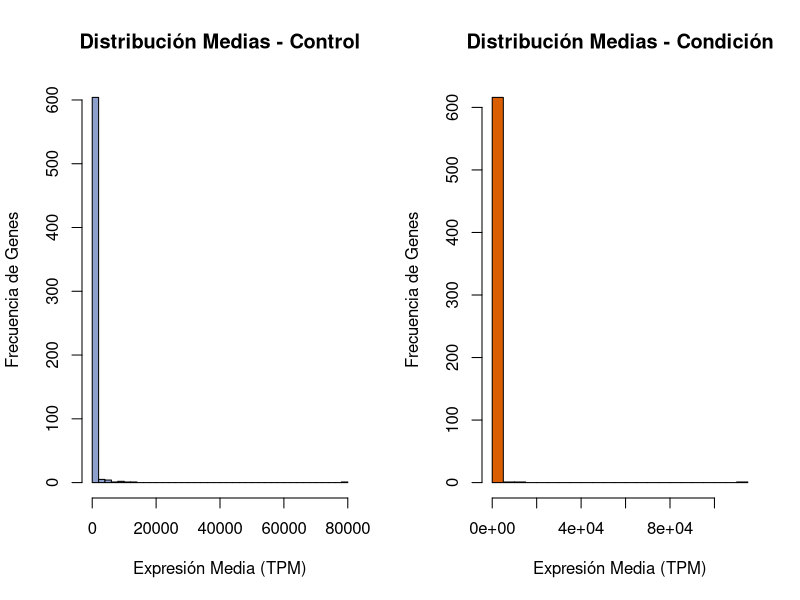
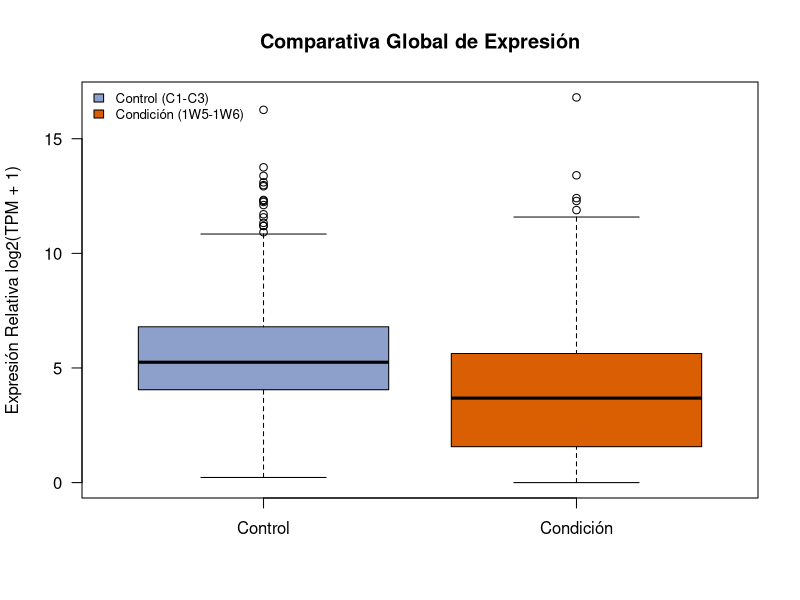
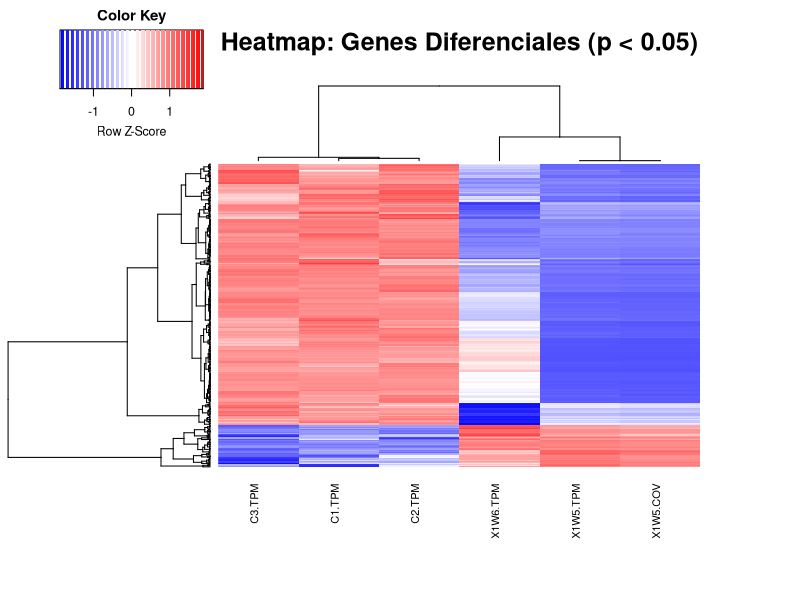
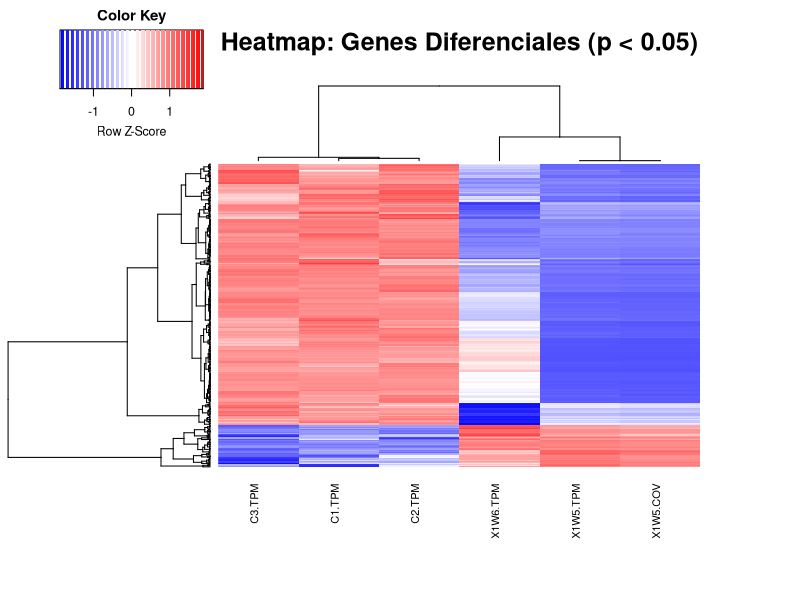

These charts were generated, in order, by the following R code:
##########################################################################################
#####################                                        			##################
#####################    TRABAJO ORDINARIA BIOINFORMÁTICA R             ##################
#####################                                       			##################
##########################################################################################

COLOR_CONTROL   <- "#8da0cb"  # Azul para Control
COLOR_CONDICION <- "#D95F02"  # Naranja para Tratamiento/Condición
#defino los colores para mantener la misma estructura y facilitar conprension de resultados


### 1.- Carga el archivo de entrada "archivo-entrada.txt" correspondiente. 
### Recuerda incluir los nombres de las columnas como el encabezado.
datos <- read.table("archivo-entrada.txt", header = TRUE, sep = "\t", row.names = 1)

### Examina el archivo con las funciones head(), tail() y dim(). (1 pto)
head(datos)
tail(datos)
dim(datos)



### 2.- En nuestra tabla tenemos los valores de 619 genes para tres réplicas
### del Control y tres réplicas de una Condición. Calcula la media y la desviación
### estándar del control y del tratamiento para cada gen. Puedes emplear cualquier
### función que consideres como apply(). Añade esos valores como columnas nuevas a tu tabla original. 
### Serán 4 columnas nuevas en total, la media de Control, la DE de Control, la media de Condición y la DE de Condición. (1,5 pto)

# Subdividimos la matriz en dos data frames independientes según las réplicas experimentales:
# - control_data: columnas C1, C2 y C3 (Condición Control / Wild Type).
# - condicion_data: columnas 1W5, 1W6 y 1W5-COV (Condición Tratamiento).
control_data   <- datos[, c("C1.TPM", "C2.TPM", "C3.TPM")]
condicion_data <- datos[, c("X1W5.TPM", "X1W6.TPM", "X1W5.COV")]

# Utilizamos apply() con MARGIN = 1 (que indica aplicar la función a cada FILA):
# apply(X, 1, FUN) es computacionalmente más eficiente que un bucle for.
# Calculamos la media (mean) y la desviación estándar (sd) para cada gen en ambas condiciones.
datos$Media_Control   <- apply(control_data, 1, mean)
datos$SD_Control      <- apply(control_data, 1, sd)
datos$Media_Condicion <- apply(condicion_data, 1, mean)
datos$SD_Condicion    <- apply(condicion_data, 1, sd)

# Para comprobar la adición de las 4 nuevas columnas
head(datos[, c("Media_Control", "SD_Control", "Media_Condicion", "SD_Condicion")])



### 3.- En una sola imagen, muestra un histograma para la media del Control y otro para la media de la Condicíon.
### Pon colores diferentes en cada uno y mantén esos colores para el resto del trabajo. (1 pto).

# par(mfrow = c(1, 2)) divide la ventana gráfica en 1 fila y 2 columnas para renderizar 
# ambos histogramas en una sola imagen compuesta.
par(mfrow = c(1, 2))

# Histograma de las medias de Control:
# - col: aplica el color azul reservado previamente.
# - main: título descriptivo de la gráfica.
# - xlab / ylab: etiquetas de los ejes X (expresión media) y Y (frecuencia de genes).
# - breaks = 30: subdivide el rango numérico en 30 intervalos para apreciar la distribución.
hist(datos$Media_Control, 
     col = COLOR_CONTROL, 
     main = "Distribución Medias - Control",
     xlab = "Expresión Media (TPM)", 
     ylab = "Frecuencia de Genes", 
     breaks = 30)

# Histograma de las medias de la Condición Tratada:
# Mantiene la misma escala cromática (naranja) y estructura que el de Control.
hist(datos$Media_Condicion, 
     col = COLOR_CONDICION, 
     main = "Distribución Medias - Condición",
     xlab = "Expresión Media (TPM)", 
     ylab = "Frecuencia de Genes", 
     breaks = 30)

# Restablecemos el panel gráfico a 1x1 para que las siguientes figuras no salgan partidas.
par(mfrow = c(1, 1))



### 4.- En una sola imagen, muestra un boxplot para la condición y otro para el control. 
### Añade el título, colores y una una leyenda en la esquina superior izquierda. ( 1,5 pto)

# Los datos de RNA-seq (TPM) tienen un sesgo positivo extremo (muchos genes con valores muy bajos 
# y unos pocos con miles de TPM). Aplicar log2(TPM + 1) comprime los valores altos y expande los 
# valores bajos, permitiendo visualizar la mediana y los cuartiles del boxplot con claridad sin 
# distorsiones de escala. El "+1" evita el error matemático log2(0) = -inf.
boxplot(log2(datos[, c("Media_Control", "Media_Condicion")] + 1),
        col = c(COLOR_CONTROL, COLOR_CONDICION),
        main = "Comparativa Global de Expresión",
        ylab = "Expresión Relativa log2(TPM + 1)",
        names = c("Control", "Condición"),
        las = 1) # las=1 orienta los números del eje Y de forma horizontal para mejor lectura.

# Añadimos la leyenda exigida en la esquina superior izquierda ("topleft").
# Ajustamos cex = 0.8 para evitar que el texto sobrepase las cajas de color.
legend("topleft", 
       legend = c("Control (C1-C3)", "Condición (1W5-1W6)"), 
       fill = c(COLOR_CONTROL, COLOR_CONDICION), 
       bty = "n",
       cex = 0.8)



### 5.- Evalúa la normalidad de Control y Condición y acorde con los resultados, haz lo siguiente: (2 pto)
### 		Realiza un test de comparativa de medias para cada gen entre condición y control. 
###			Guarda el p-value de la comparativa y anádelo como una columna extra a tu tabla original.

# 1. EVALUACIÓN DE NORMALIDAD:
#    No se realiza un test formal de normalidad previo (como Shapiro-Wilk) por dos razones clave:
#    - Con n = 3 réplicas por condición, las pruebas de normalidad carecen de la potencia 
#      estadística necesaria para detectar desviaciones de la distribución normal.
#    - En datos transcriptómicos (TPM), el contraste paramétrico mediante t-test resulta 
#      sumamente robusto gen a gen.

# 2. SELECCIÓN DE LA PRUEBA ESTADÍSTICA (t-test de Welch):
#    Al ejecutar t.test(x, y) en R, la función aplica por defecto el parámetro var.equal = FALSE 
#    (t-test de Welch). Esto es óptimo en genómica porque no asume homocedasticidad (varianzas 
#    iguales entre Control y Tratamiento) y ajusta los grados de libertad mediante Welch-Satterthwaite.

# Inicializamos el vector de p-values 
pvalue <- numeric(nrow(datos))

# Iteramos gen por gen 
for(i in 1:nrow(datos)) {
  
  # Extraemos las réplicas de Control y Condición para el gen i
  x <- as.numeric(control_data[i, ])
  y <- as.numeric(condicion_data[i, ])
  
  # Control de errores en constantes:
  # Si un gen no varía en absoluto (varianza cero en ambas condiciones), t.test() daría error.
  # Le asignamos directamente un p-value de 1 (sin significación).
  if (var(x) == 0 && var(y) == 0) {
    pvalue[i] <- 1
  } else {
    # Aplicamos el t-test de muestras independientes (ejecuta por defecto el test de Welch)
    t_res <- t.test(x, y)
    pvalue[i] <- t_res$p.value
  }
}

# Añadimos la columna pvalue a nuestra tabla original
datos$pvalue <- pvalue

# Verificamos los primeros resultados obtenidos
head(datos[, c("Media_Control", "Media_Condicion", "pvalue")])



### 6.- De los resultados del apartado 5, saca (mediante código) un listado de los genes diferencialmente expresados (aquellos que tengan un pvalue < 0.05)
### ¿Cuántos genes tienes? Sino te sale ninguno, justifica por qué. En caso de que sí que te salgan, ¿cuántos salen sobreexpresados y cuántos reprimidos? (1 pto)

# Filtramos los genes con p-value < 0.05 
deg <- datos[datos$pvalue < 0.05, ]

cat("RESULTADOS DEL ANÁLISIS DE EXPRESIÓN DIFERENCIAL:\n")
cat("Total de genes diferencialmente expresados (p < 0.05):", nrow(deg), "\n")

# Clasificación del sentido del cambio:
# - Sobreexpresados en Condición: Media_Condicion > Media_Control
# - Reprimidos en Condición: Media_Condicion < Media_Control
sobreexpresados <- deg[deg$Media_Condicion > deg$Media_Control, ]
reprimidos      <- deg[deg$Media_Condicion < deg$Media_Control, ]

cat("Genes SOBREEXPRESADOS en tratamiento (Condición > Control):", nrow(sobreexpresados), "\n")
cat("Genes REPRIMIDOS en tratamiento (Condición < Control):    ", nrow(reprimidos), "\n")



### 7.- Por último, realiza un heatmap de los genes diferencialmente expresados
### Emplea la Práctica de R como referencia. (2 pts)

if (!requireNamespace("gplots", quietly = TRUE)) install.packages("gplots")
if (!requireNamespace("RColorBrewer", quietly = TRUE)) install.packages("RColorBrewer")

library(gplots)
library(RColorBrewer)

# Extraemos la matriz con las 6 réplicas de los genes filtrados (3 Control vs 3 Condición)
matriz_deg <- as.matrix(deg[, c("C1.TPM", "C2.TPM", "C3.TPM", "X1W5.TPM", "X1W6.TPM", "X1W5.COV")])

# Transformación logarítmica log2(TPM + 1) para estabilizar varianzas
matriz_deg_log <- log2(matriz_deg + 1)

# Construcción de dendrogramas basados en la distancia de correlación de Pearson (1 - cor)
rowv <- as.dendrogram(hclust(as.dist(1 - cor(t(matriz_deg_log)))))
colv <- as.dendrogram(hclust(as.dist(1 - cor(matriz_deg_log))))

# 1. Renderizado directo por pantalla en RStudio
heatmap.2(matriz_deg_log, 
          Rowv = rowv, 
          Colv = colv, 
          col = rev(redblue(256)), 
          scale = "row", 
          density.info = "none", 
          trace = "none", 
          cexCol = 0.8, 
          labRow = FALSE,
          margins = c(8, 6),
          main = "Heatmap: Genes Diferenciales (p < 0.05)")

# 2. Guardamos también la versión final del Heatmap en un archivo PDF
pdf("Heatmap_Genes_Diferenciales.pdf", width = 8, height = 10)

heatmap.2(matriz_deg_log, 
          Rowv = rowv, 
          Colv = colv, 
          col = rev(redblue(256)), 
          scale = "row", 
          density.info = "none", 
          trace = "none", 
          cexCol = 0.8, 
          labRow = FALSE,
          margins = c(8, 6),
          main = "Heatmap: Genes Diferenciales (p < 0.05)")

dev.off()

# Exportar resultados filtrados a un archivo de texto
write.table(deg, "GSE5583_DE_Resultados.txt", sep = "\t", quote = FALSE, col.names = NA)
